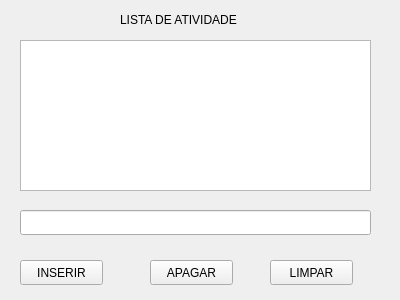
<?xml version="1.0" encoding="UTF-8"?>
<ui version="4.0">
 <class>Widget</class>
 <widget class="QWidget" name="Widget">
  <property name="geometry">
   <rect>
    <x>0</x>
    <y>0</y>
    <width>400</width>
    <height>300</height>
   </rect>
  </property>
  <property name="windowTitle">
   <string>Widget</string>
  </property>
  <widget class="QPushButton" name="inserir">
   <property name="geometry">
    <rect>
     <x>20</x>
     <y>260</y>
     <width>83</width>
     <height>25</height>
    </rect>
   </property>
   <property name="text">
    <string>INSERIR</string>
   </property>
  </widget>
  <widget class="QPushButton" name="apagar">
   <property name="geometry">
    <rect>
     <x>150</x>
     <y>260</y>
     <width>83</width>
     <height>25</height>
    </rect>
   </property>
   <property name="text">
    <string>APAGAR</string>
   </property>
  </widget>
  <widget class="QPushButton" name="limpar">
   <property name="geometry">
    <rect>
     <x>270</x>
     <y>260</y>
     <width>83</width>
     <height>25</height>
    </rect>
   </property>
   <property name="text">
    <string>LIMPAR</string>
   </property>
  </widget>
  <widget class="QListView" name="lista">
   <property name="geometry">
    <rect>
     <x>20</x>
     <y>40</y>
     <width>351</width>
     <height>151</height>
    </rect>
   </property>
  </widget>
  <widget class="QLabel" name="label">
   <property name="geometry">
    <rect>
     <x>120</x>
     <y>10</y>
     <width>131</width>
     <height>20</height>
    </rect>
   </property>
   <property name="text">
    <string>LISTA DE ATIVIDADE</string>
   </property>
  </widget>
  <widget class="QLineEdit" name="linha">
   <property name="geometry">
    <rect>
     <x>20</x>
     <y>210</y>
     <width>351</width>
     <height>25</height>
    </rect>
   </property>
  </widget>
 </widget>
 <layoutdefault spacing="6" margin="11"/>
 <resources/>
 <connections>
  <connection>
   <sender>limpar</sender>
   <signal>clicked()</signal>
   <receiver>linha</receiver>
   <slot>clear()</slot>
   <hints>
    <hint type="sourcelabel">
     <x>296</x>
     <y>267</y>
    </hint>
    <hint type="destinationlabel">
     <x>281</x>
     <y>227</y>
    </hint>
   </hints>
  </connection>
  <connection>
   <sender>apagar</sender>
   <signal>clicked()</signal>
   <receiver>lista</receiver>
   <slot>clearSelection()</slot>
   <hints>
    <hint type="sourcelabel">
     <x>174</x>
     <y>271</y>
    </hint>
    <hint type="destinationlabel">
     <x>183</x>
     <y>139</y>
    </hint>
   </hints>
  </connection>
 </connections>
</ui>
